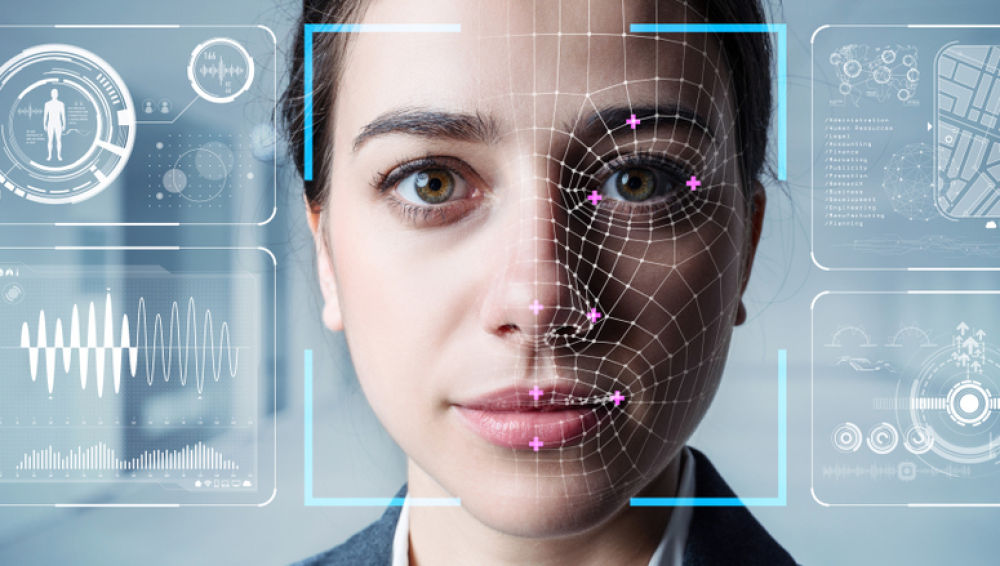
#> input picture Reconocimiento Facial /58.jpg, 1000 x 566 px, given in place of the camera
$ python reconocimientocara.py
#> lines starting #> are read from the running program, lines starting #| are printed output that depends on the picture
### Reconocimiento Facial /image_Augmentation.py
import cv2
import random
import numpy as np

img = cv2.imread('C:/Users/Usuario/Desktop/The Bridge/SVL_FRG_DS_Marzo_TB/DESAFIO/data/Fran/cara_81.jpg')
def fill(img, h, w):
    img = cv2.resize(img, (h, w), cv2.INTER_CUBIC)
    return img

# Giro Horizontal
def horizontal_shift(img, ratio=0.0):
    if ratio > 1 or ratio < 0:
        print('Value should be less than 1 and greater than 0')
        return img
    ratio = random.uniform(-ratio, ratio)
    h, w = img.shape[:2]
    to_shift = w*ratio
    if ratio > 0:
        img = img[:, :int(w-to_shift), :]
    if ratio < 0:
        img = img[:, int(-1*to_shift):, :]
    img = fill(img, h, w)
    return img

# Giro vertical
def vertical_shift(img, ratio=0.0):
    if ratio > 1 or ratio < 0:
        print('Value should be less than 1 and greater than 0')
        return img
    ratio = random.uniform(-ratio, ratio)
    h, w = img.shape[:2]
    to_shift = h*ratio
    if ratio > 0:
        img = img[:int(h-to_shift), :, :]
    if ratio < 0:
        img = img[int(-1*to_shift):, :, :]
    img = fill(img, h, w)
    return img

# Cambio en el brillo
def brightness(img, low, high):
    value = random.uniform(low, high)
    hsv = cv2.cvtColor(img, cv2.COLOR_BGR2HSV)
    hsv = np.array(hsv, dtype = np.float64)
    hsv[:,:,1] = hsv[:,:,1]*value
    hsv[:,:,1][hsv[:,:,1]>255]  = 255
    hsv[:,:,2] = hsv[:,:,2]*value
    hsv[:,:,2][hsv[:,:,2]>255]  = 255
    hsv = np.array(hsv, dtype = np.uint8)
    img = cv2.cvtColor(hsv, cv2.COLOR_HSV2BGR)
    return img

# Zoom
def zoom(img, value):
    if value > 1 or value < 0:
        print('Value for zoom should be less than 1 and greater than 0')
        return img
    value = random.uniform(value, 1)
    h, w = img.shape[:2]
    h_taken = int(value*h)
    w_taken = int(value*w)
    h_start = random.randint(0, h-h_taken)
    w_start = random.randint(0, w-w_taken)
    img = img[h_start:h_start+h_taken, w_start:w_start+w_taken, :]
    img = fill(img, h, w)
    return img

#Función espejo
def horizontal_flip(img, flag):
    if flag:
        return cv2.flip(img, 1)
    else:
        return img

#Rotación
def rotation(img, angle):
    angle = int(random.uniform(-angle, angle))
    h, w = img.shape[:2]
    M = cv2.getRotationMatrix2D((int(w/2), int(h/2)), angle, 1)
    img = cv2.warpAffine(img, M, (w, h))
    return img

cv2.waitKey(0)
cv2.destroyAllWindows()

### Reconocimiento Facial /reconocimientocara.py
import cv2
import os
import imutils
import image_Augmentation as datagen

person_name = 'Fran'
data_path = 'C:/Users/Usuario/workspace/GitHub/TheBridge/DESAFIO/Desafio_Tripulaciones/data'
person_path = data_path +'/'+ person_name

if not os.path.exists(person_path):
    print('Carpeta creada: ', person_path)
    os.makedirs(person_path)

cap = cv2.VideoCapture(0)
#cap = cv2.VideoCapture('C:/Users/Usuario/workspace/GitHub/TheBridge/DESAFIO/Desafio_Tripulaciones/videos/FranRuizGuerra.mp4')

# face_classif = cv2.CascadeClassifier('frontalface_default.xml')  #cv2.data.haarcascades
face_classif = cv2.CascadeClassifier(cv2.data.haarcascades+'haarcascade_frontalface_default.xml')


num_face = len(os.listdir(person_path))

if num_face == 0:
    count = 0
else :
    count = num_face

#count = 0

while True:
    ret, im = cap.read()
#> im is the input picture: shape (566, 1000, 3); mean B, G, R 168.5, 160.2, 151.8
    if ret == False:
        break
    im = imutils.resize(im, width=640)
#> im: shape (362, 640, 3)
    gray = cv2.cvtColor(im, cv2.COLOR_BGR2GRAY)
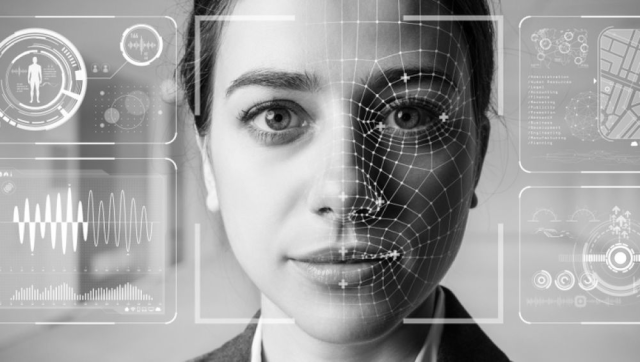
#> gray: shape (362, 640); min 0, max 255, mean 158.6
    aux_frame = im.copy()


    faces = face_classif.detectMultiScale(gray, 1.3,5)
#> faces = [[188, 6, 298, 298]]

    for (x,y,w,h) in faces:
        cv2.rectangle(im, (x,y),(x+w,y+h),(0,255,0),2)
        rostro = aux_frame[y:y+h,x:x+w]
        rostro = cv2.resize(rostro,(150,150), interpolation=cv2.INTER_CUBIC)
        cv2.imwrite(person_path + '/cara_{}.jpg'.format(count),rostro)

        #Añadimos imagenes con desplazamiento horizontal
        rostro2 = datagen.horizontal_shift(rostro, 0.7)
        cv2.imwrite(person_path + '/cara2_{}.jpg'.format(count),rostro)

        #Añadimos imagenes con desplazamiento vertical
        rostro2 = datagen.vertical_shift(rostro, 0.7)
        cv2.imwrite(person_path + '/cara3_{}.jpg'.format(count),rostro)

        #Añadimos imagenes cambiando el brillo
        rostro2 = datagen.brightness(rostro, 0.5, 3)
        cv2.imwrite(person_path + '/cara4_{}.jpg'.format(count),rostro)

        #Añadimos imagenes aumentando el Zoom
        rostro2 = datagen.zoom(rostro, 0.5)
        cv2.imwrite(person_path + '/cara5_{}.jpg'.format(count),rostro)

        #Añadimos imagenes con la función espejo
        rostro2 = datagen.horizontal_flip(rostro, True)
        cv2.imwrite(person_path + '/cara6_{}.jpg'.format(count),rostro)

        #Añadimos imagenes rotadas
        rostro2 = datagen.rotation(rostro, 30)
        cv2.imwrite(person_path + '/cara7_{}.jpg'.format(count),rostro)

        count = count + 1
#> this loop made 1 pass
#> (x, y, h_taken in zoom) on pass 1: (188, 6, 94)
#> pass 1, `rostro = aux_frame[y:y+h,x:x+w]`:
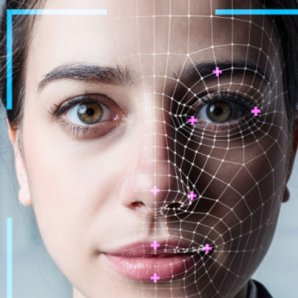
#> rostro: shape (298, 298, 3); mean B, G, R 135.7, 135, 148.1
#> pass 1, `rostro = cv2.resize(rostro,(150,150), interpolation=cv2.INTER_CUBIC)`:
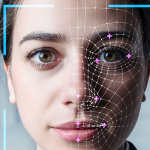
#> rostro: shape (150, 150, 3); mean B, G, R 135.7, 134.9, 148.1
#> pass 1, in horizontal_shift, `img = img[:, :int(w-to_shift), :]`:
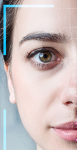
#> img: shape (150, 77, 3); mean of channels 0, 1, 2 186.4, 186.7, 199.6; drawn as B, G, R
#> pass 1, in fill, `img = cv2.resize(img, (h, w), cv2.INTER_CUBIC)`:
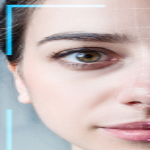
#> img: shape (150, 150, 3); mean of channels 0, 1, 2 186.4, 186.7, 199.6; drawn as B, G, R
#> after the loop:
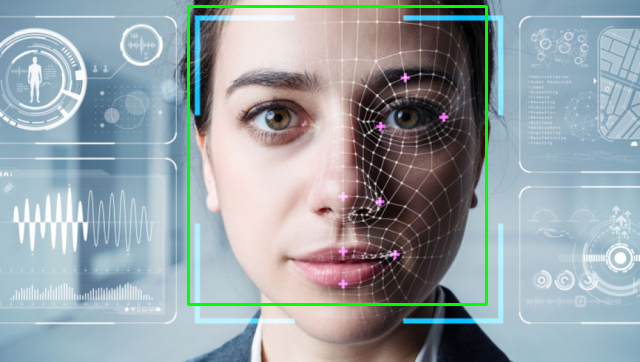
#> im: shape (362, 640, 3); mean B, G, R 166.3, 162, 149.8
#> after the loop, count = 1
    cv2.imshow('Imagen', im)
    k= cv2.waitKey(1)
#> (key Esc is pressed here)
    if k == 27 or count >= num_face + 300:
        break


cap.release()
cv2.destroyAllWindows()
